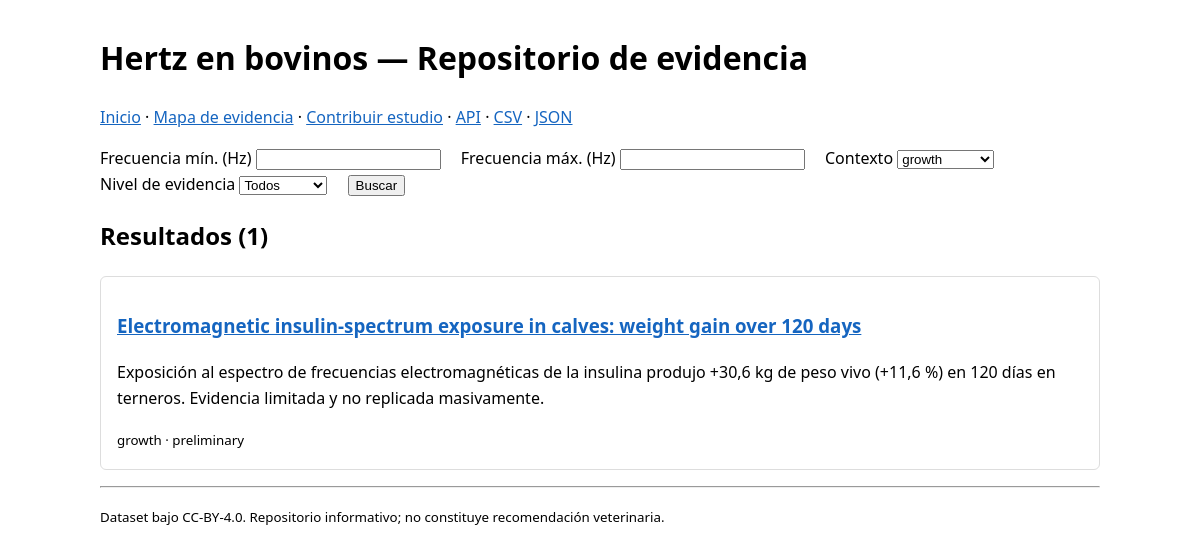
The app's page /index.php?context=growth with its own data.
### tables this page shows
CREATE TABLE studies (
    id INT UNSIGNED AUTO_INCREMENT PRIMARY KEY,
    title VARCHAR(500) NOT NULL,
    authors VARCHAR(1000) NULL,
    publication_year SMALLINT UNSIGNED NULL,
    doi VARCHAR(200) NULL,
    url VARCHAR(700) NULL,
    source_type ENUM('paper','patent','review','thesis','report') NOT NULL DEFAULT 'paper',
    species ENUM('dairy_cows','beef_cattle','calves','mixed') NOT NULL DEFAULT 'dairy_cows',
    context ENUM('milking','feeding','transport','growth','reproduction','housing','other') NOT NULL DEFAULT 'other',
    summary TEXT NULL,
    evidence_level ENUM('high','medium','low','preliminary') NOT NULL DEFAULT 'preliminary',
    created_at TIMESTAMP DEFAULT CURRENT_TIMESTAMP,
    updated_at TIMESTAMP DEFAULT CURRENT_TIMESTAMP ON UPDATE CURRENT_TIMESTAMP,
    INDEX idx_context (context),
    INDEX idx_species (species),
    INDEX idx_evidence (evidence_level)
);

### public/index.php (called while the page is built, shortened)
<?php
require_once __DIR__ . '/../src/Repositories/StudyRepository.php';
$repo = new StudyRepository(db());
$minHz    = isset($_GET['min']) && $_GET['min'] !== '' ? (float) $_GET['min'] : null;
$maxHz    = isset($_GET['max']) && $_GET['max'] !== '' ? (float) $_GET['max'] : null;
$context  = $_GET['context'] ?? null;
$evidence = $_GET['evidence'] ?? null;
$results = $repo->search($minHz, $maxHz, $context, $evidence);
require __DIR__ . '/../templates/layout.php';

### src/config/database.php (called while the page is built, shortened)
<?php
function db(): PDO
{
    $driver = $_ENV['DB_DRIVER'] ?? 'mysql';
    if ($driver === 'pgsql') {
        $dsn = sprintf('pgsql:host=%s;port=%s;dbname=%s;sslmode=require',
            $_ENV['DB_HOST'], $_ENV['DB_PORT'] ?? '5432', $_ENV['DB_NAME']);
    } else {
        $dsn = sprintf('mysql:host=%s;port=%s;dbname=%s;charset=utf8mb4',
            $_ENV['DB_HOST'], $_ENV['DB_PORT'] ?? '3306', $_ENV['DB_NAME']);
    }
    $pdo = new PDO($dsn, $_ENV['DB_USER'], $_ENV['DB_PASS'], [
        PDO::ATTR_ERRMODE            => PDO::ERRMODE_EXCEPTION,
        PDO::ATTR_DEFAULT_FETCH_MODE => PDO::FETCH_ASSOC,
        PDO::ATTR_EMULATE_PREPARES   => false,
    ]);
    return $pdo;
}

### src/Repositories/StudyRepository.php (called while the page is built, shortened)
<?php
require_once __DIR__ . '/../config/database.php';
final class StudyRepository
{
    public function search(?float $minHz, ?float $maxHz, ?string $context, ?string $evidence): array
    {
        $sql = 'SELECT DISTINCT s.* FROM studies s';
        $params = [];
        if ($minHz !== null || $maxHz !== null) {
            $sql .= ' INNER JOIN frequencies f ON f.study_id = s.id';
            if ($minHz !== null && $maxHz !== null) {
                $sql .= ' WHERE f.frequency_max_hz >= :min AND f.frequency_min_hz <= :max';
                $params[':min'] = $minHz; $params[':max'] = $maxHz;
            } elseif ($minHz !== null) {
                $sql .= ' WHERE f.frequency_max_hz >= :min';
                $params[':min'] = $minHz;
            } else {
                $sql .= ' WHERE f.frequency_min_hz <= :max';
                $params[':max'] = $maxHz;
            }
        } else {
            $sql .= ' WHERE 1=1';
        }
        if ($context !== null && $context !== '') {
            $sql .= ' AND s.context = :context';
            $params[':context'] = $context;
        }
        $sql .= ' ORDER BY s.publication_year DESC, s.id DESC';
        $stmt = $this->pdo->prepare($sql);
        $stmt->execute($params);
        return $stmt->fetchAll();
    }
}

### templates/partials/study_card.php (the view, shortened to what this page needs)
<article class="study-card">
    <h3><a href="/study.php?id=<?= (int)$study['id'] ?>"><?= htmlspecialchars($study['title']) ?></a></h3>
    <p><?= htmlspecialchars((string)$study['summary']) ?></p>
    <small><?= htmlspecialchars((string)$study['context']) ?> · <?= htmlspecialchars((string)$study['evidence_level']) ?></small>
</article>

### templates/layout.php (shortened to what this page needs)
<!doctype html>
<html lang="es">
<head>
    <link rel="stylesheet" href="/assets/css/style.css">
</head>
<body>
<h1>Hertz en bovinos — Repositorio de evidencia</h1>
<p>
    <a href="/index.php">Inicio</a> ·
    <a href="/evidence-map.php">Mapa de evidencia</a> ·
    <a href="/contribute.php">Contribuir estudio</a> ·
    <a href="/api/">API</a> ·
    <a href="/export.php?format=csv">CSV</a> ·
    <a href="/export.php?format=json">JSON</a>
</p>
<form method="get" action="/index.php">
    <label>Frecuencia mín. (Hz) <input type="number" step="0.001" name="min" value="<?= htmlspecialchars((string)($_GET['min'] ?? '')) ?>"></label>
    <label>Frecuencia máx. (Hz) <input type="number" step="0.001" name="max" value="<?= htmlspecialchars((string)($_GET['max'] ?? '')) ?>"></label>
    <label>Contexto
        <select name="context">
            <?php foreach (['milking','feeding','transport','growth','reproduction','housing','other'] as $c): ?>
                <option value="<?= $c ?>" <?= (($context ?? '') === $c ? 'selected' : '') ?>><?= $c ?></option>
            <?php endforeach; ?>
        </select>
    </label>
    <label>Nivel de evidencia
        <select name="evidence">
            <option value="">Todos</option>
        </select>
    </label>
    <button type="submit">Buscar</button>
</form>
<h2>Resultados (<?= count($results) ?>)</h2>
<?php foreach ($results as $study): include __DIR__ . '/partials/study_card.php'; endforeach; ?>
<hr>
<p><small>Dataset bajo CC-BY-4.0. Repositorio informativo; no constituye recomendación veterinaria.</small></p>
</body>
</html>

### assets/css/style.css (style rules this page uses)
body { margin: 0; }
a { color: #1565c0; }

### templates/layout.php (style rules this page uses)
body { font-family:system-ui,sans-serif;max-width:1000px;margin:2em auto;padding:0 1em;line-height:1.6 }
.study-card { border:1px solid #ddd;padding:1em;margin:1em 0;border-radius:6px }
form label { display:inline-block;margin-right:1em }

### records on screen
studies: title "Electromagnetic insulin-spectrum exposure in calves: weight gain over 120 days", summary "Exposición al espectro de frecuencias electromagnéticas de la insulina produjo +30,6 kg de peso vivo (+11,6 %) en 120 días en terneros. Evidencia limitada y no replicada masivamente.", context "growth", evidence_level "preliminary"

### other values on screen
count($results) "1"
form field context "growth"
